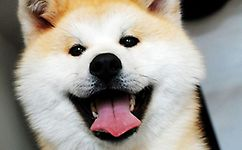
#> input picture 机器学习/回归/1.jpg, 242 x 150 px, found by its file name
$ python color_space.py
#> lines starting #> are read from the running program, lines starting #| are printed output that depends on the picture
import cv2

src = cv2.imread(r"1.jpg")
#> src is the input picture: shape (150, 242, 3); mean B, G, R 147.5, 154.7, 160

# dst = cv2.cvtColor(src, cv2.COLOR_BGR2GRAY)
# dst = cv2.cvtColor(src, cv2.COLOR_BGR2HSV)
# print(dst.shape)
dst2 = cv2.convertScaleAbs(src, alpha=6, beta=1)
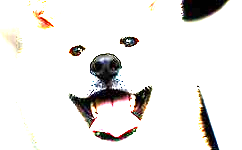
#> dst2: shape (150, 242, 3); mean B, G, R 231, 232.6, 234.5

cv2.imshow("src show", src)
cv2.imshow("dst show", dst2)
cv2.waitKey(0)
